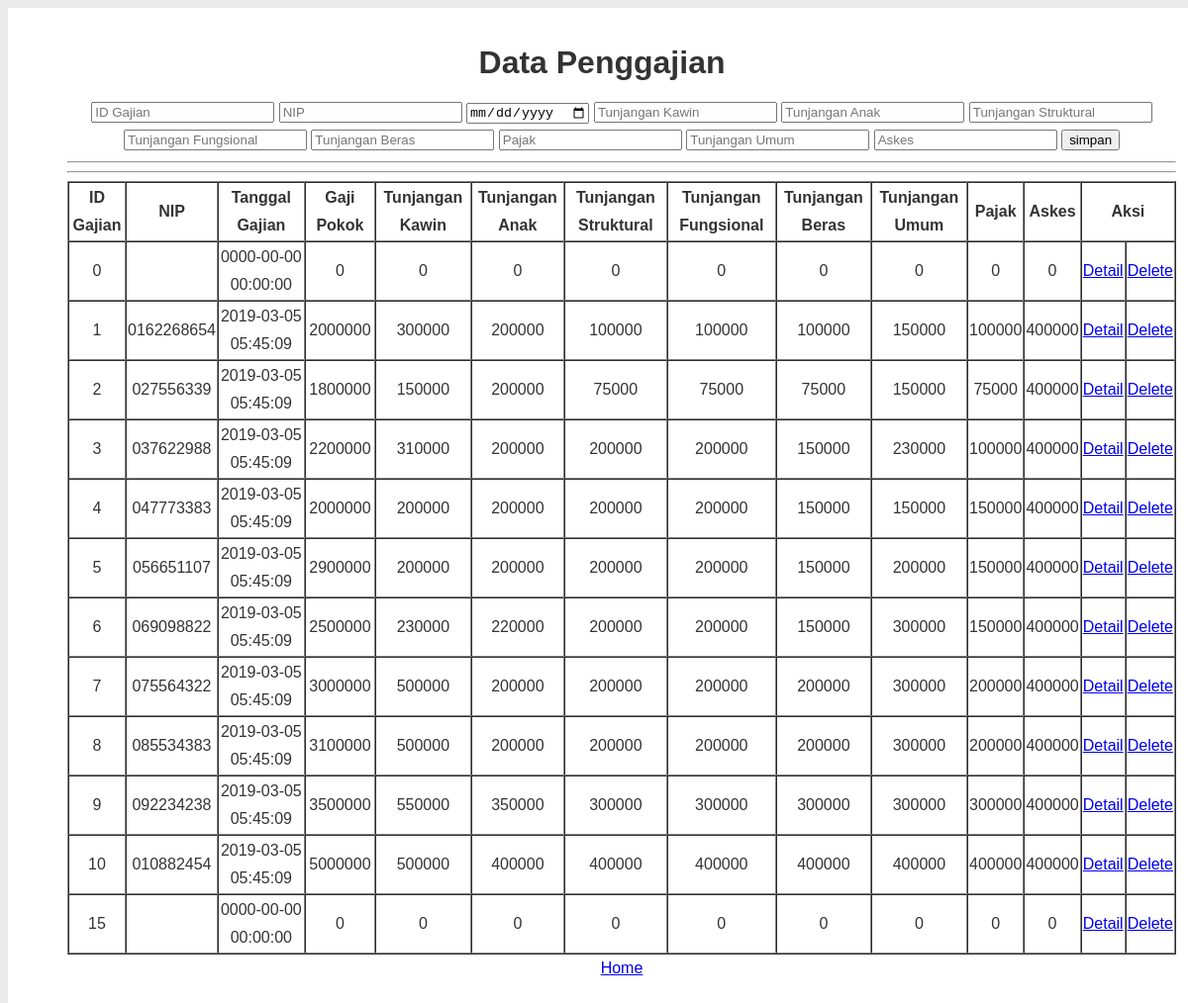
The app's page /input_penggajian.php with its own data.
### tables this page shows
CREATE TABLE `penggajian` (
  `Id_gajian` int(11) NOT NULL,
  `NIP` varchar(30) NOT NULL,
  `tgl_gajian` datetime NOT NULL DEFAULT CURRENT_TIMESTAMP ON UPDATE CURRENT_TIMESTAMP,
  `Gaji_pokok` double NOT NULL,
  `T_kawin` double NOT NULL,
  `T_anak` double NOT NULL,
  `T_struktural` double NOT NULL,
  `T_fungsional` double NOT NULL,
  `T_beras` double NOT NULL,
  `Pajak` double NOT NULL,
  `T_umum` double NOT NULL,
  `Askes` double NOT NULL
);

### view_penggajian.php (the view, shortened to what this page needs)
<?php
include("connection.php");
?>
<div class="table-responsive">
<table border="1" cellspacing="0" cellpadding="1" align="center">
    <tr>
        <th>ID Gajian</th>
        <th>NIP</th>
        <th>Tanggal Gajian</th>
        <th>Gaji Pokok</th>
        <th>Tunjangan Kawin</th>
        <th>Tunjangan Anak</th>
        <th>Tunjangan Struktural</th>
        <th>Tunjangan Fungsional</th>
        <th>Tunjangan Beras</th>
        <th>Tunjangan Umum</th>
        <th>Pajak</th>
        <th>Askes</th>
        <th colspan="2">Aksi</th>
    </tr>
<?php
    $query=("SELECT * FROM penggajian");
    $lihat = mysqli_query($con, $query) or die('Error, query failed. ' . mysqli_error());
    while($r=mysqli_fetch_array($lihat)){
?>
    <tr>
        <td><?php echo"$r[Id_gajian]";?></td>
        <td><?php echo"$r[NIP]";?></td>
        <td><?php echo"$r[tgl_gajian]";?></td>
        <td><?php echo"$r[Gaji_pokok]";?></td>
        <td><?php echo"$r[T_kawin]";?></td>
        <td><?php echo"$r[T_anak]";?></td>
        <td><?php echo"$r[T_struktural]";?></td>
        <td><?php echo"$r[T_fungsional]";?></td>
        <td><?php echo"$r[T_beras]";?></td>
        <td><?php echo"$r[T_umum]";?></td>
        <td><?php echo"$r[Pajak]";?></td>
        <td><?php echo"$r[Askes]";?></td>
        <td><a href="detail_penggajian.php?Id_gajian=<?php echo "$r[Id_gajian]";?>">Detail</a></td>
        <td><a href="delete_penggajian.php?Id_gajian=<?php echo $r[Id_gajian];?>">Delete</a></td>
    </tr>
<?php
} ?>
</table>
</div>

### stylepenggajian.css (style rules this page uses)
body { font: 16px/28px arial, sans-serif; background-color: #eaeaea; color: #333333; }

### records on screen
penggajian: Id_gajian "0", tgl_gajian "0000-00-00 00:00:00", Gaji_pokok "0", T_kawin "0", T_anak "0", T_struktural "0", T_fungsional "0", T_beras "0", T_umum "0", Pajak "0", Askes "0"
penggajian: Id_gajian "1", NIP "0162268654", tgl_gajian "2019-03-05 05:45:09", Gaji_pokok "2000000", T_kawin "300000", T_anak "200000", T_struktural "100000", T_fungsional "100000", T_beras "100000", T_umum "150000", Pajak "100000", Askes "400000"
penggajian: Id_gajian "2", NIP "027556339", tgl_gajian "2019-03-05 05:45:09", Gaji_pokok "1800000", T_kawin "150000", T_anak "200000", T_struktural "75000", T_fungsional "75000", T_beras "75000", T_umum "150000", Pajak "75000", Askes "400000"
penggajian: Id_gajian "3", NIP "037622988", tgl_gajian "2019-03-05 05:45:09", Gaji_pokok "2200000", T_kawin "310000", T_anak "200000", T_struktural "200000", T_fungsional "200000", T_beras "150000", T_umum "230000", Pajak "100000", Askes "400000"
penggajian: Id_gajian "4", NIP "047773383", tgl_gajian "2019-03-05 05:45:09", Gaji_pokok "2000000", T_kawin "200000", T_anak "200000", T_struktural "200000", T_fungsional "200000", T_beras "150000", T_umum "150000", Pajak "150000", Askes "400000"
penggajian: Id_gajian "5", NIP "056651107", tgl_gajian "2019-03-05 05:45:09", Gaji_pokok "2900000", T_kawin "200000", T_anak "200000", T_struktural "200000", T_fungsional "200000", T_beras "150000", T_umum "200000", Pajak "150000", Askes "400000"
penggajian: Id_gajian "6", NIP "069098822", tgl_gajian "2019-03-05 05:45:09", Gaji_pokok "2500000", T_kawin "230000", T_anak "220000", T_struktural "200000", T_fungsional "200000", T_beras "150000", T_umum "300000", Pajak "150000", Askes "400000"
penggajian: Id_gajian "7", NIP "075564322", tgl_gajian "2019-03-05 05:45:09", Gaji_pokok "3000000", T_kawin "500000", T_anak "200000", T_struktural "200000", T_fungsional "200000", T_beras "200000", T_umum "300000", Pajak "200000", Askes "400000"
penggajian: Id_gajian "8", NIP "085534383", tgl_gajian "2019-03-05 05:45:09", Gaji_pokok "3100000", T_kawin "500000", T_anak "200000", T_struktural "200000", T_fungsional "200000", T_beras "200000", T_umum "300000", Pajak "200000", Askes "400000"
penggajian: Id_gajian "9", NIP "092234238", tgl_gajian "2019-03-05 05:45:09", Gaji_pokok "3500000", T_kawin "550000", T_anak "350000", T_struktural "300000", T_fungsional "300000", T_beras "300000", T_umum "300000", Pajak "300000", Askes "400000"
penggajian: Id_gajian "10", NIP "010882454", tgl_gajian "2019-03-05 05:45:09", Gaji_pokok "5000000", T_kawin "500000", T_anak "400000", T_struktural "400000", T_fungsional "400000", T_beras "400000", T_umum "400000", Pajak "400000", Askes "400000"
penggajian: Id_gajian "15", tgl_gajian "0000-00-00 00:00:00", Gaji_pokok "0", T_kawin "0", T_anak "0", T_struktural "0", T_fungsional "0", T_beras "0", T_umum "0", Pajak "0", Askes "0"
